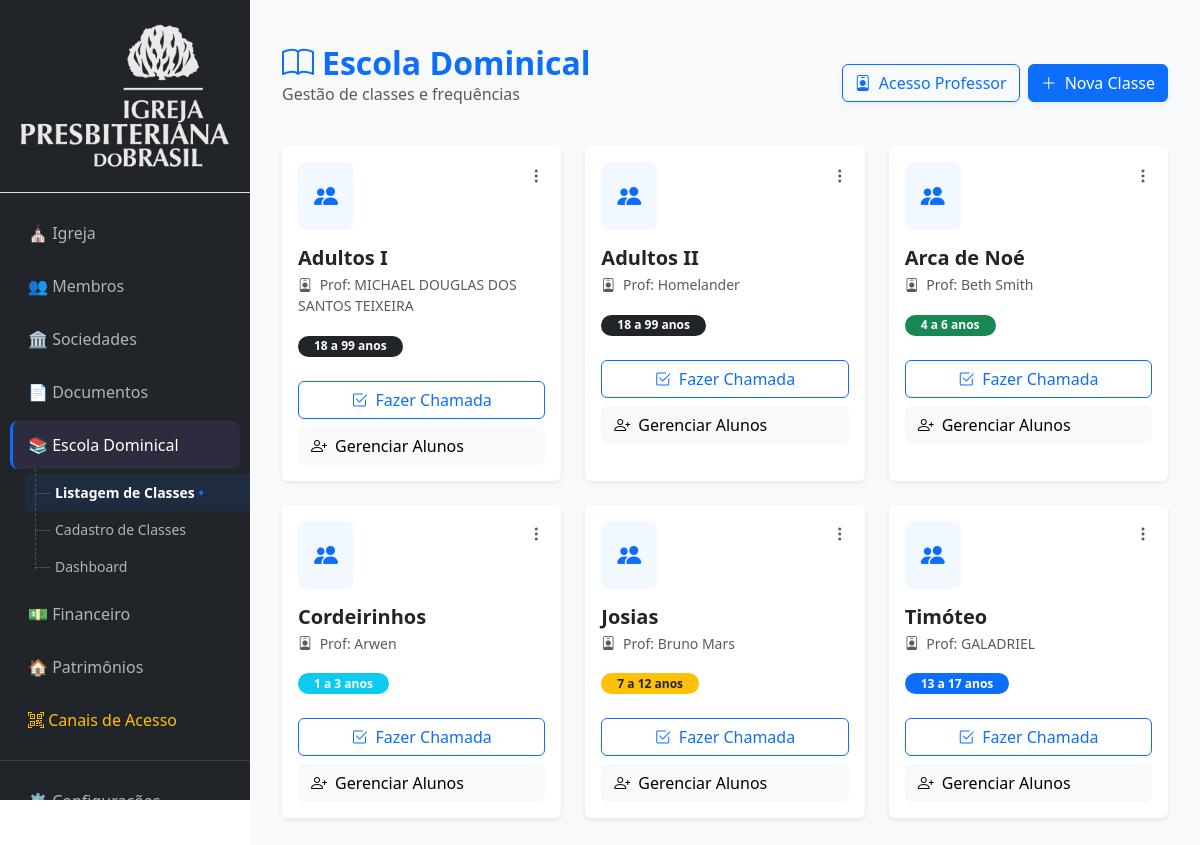
The app's page /escolaDominical (signed in) with its own data.
### tables this page shows
CREATE TABLE `classes_escola` (
  `classe_id` int(11) NOT NULL,
  `classe_igreja_id` int(11) DEFAULT NULL,
  `classe_nome` varchar(100) DEFAULT NULL,
  `classe_professor_id` int(11) DEFAULT NULL,
  `classe_idade_min` int(11) DEFAULT 0,
  `classe_idade_max` int(11) DEFAULT 99,
  `classe_senha` varchar(255) DEFAULT NULL
);

CREATE TABLE `membros` (
  `membro_id` int(11) NOT NULL,
  `membro_igreja_id` int(11) DEFAULT NULL,
  `membro_registro_interno` varchar(20) DEFAULT NULL,
  `membro_nome` varchar(150) DEFAULT NULL,
  `membro_data_nascimento` date DEFAULT NULL,
  `membro_genero` varchar(20) DEFAULT NULL,
  `membro_estado_civil` varchar(50) DEFAULT NULL,
  `membro_email` varchar(150) DEFAULT NULL,
  `membro_senha` varchar(255) DEFAULT NULL,
  `membro_telefone` varchar(20) DEFAULT NULL,
  `membro_data_batismo` date DEFAULT NULL,
  `membro_status` varchar(20) DEFAULT NULL,
  `membro_data_criacao` datetime DEFAULT NULL
);

### app/Controllers/EscolaDominicalController.php (called while the page is built, shortened)
<?php
class EscolaDominicalController extends Controller
{
    private $model;
    public function __construct()
    {
        $this->model = new EscolaDominical();
    }
	public function index() {
		$igrejaId = $_SESSION['usuario_igreja_id'];
		$classes = $this->model->getClassesByIgreja($igrejaId);
		$configuracoes = $this->model->listarConfiguracoes($igrejaId);
		$db = \App\Core\Database::getInstance();
		$stMembros = $db->prepare("SELECT membro_id, membro_nome FROM membros WHERE membro_igreja_id = ? ORDER BY membro_nome");
		$stMembros->execute([$igrejaId]);
		$membros = $stMembros->fetchAll(\PDO::FETCH_ASSOC);
		$this->view('escoladominical/index', [
			'classes' => $classes,
			'configuracoes' => $configuracoes,
			'membros' => $membros
		]);
	}
}

### app/Core/Router.php (called while the page is built, shortened)
<?php
require_once __DIR__ . '/Autoload.php';
class Router
{
    public function run()
    {
        $url = $this->getUrl();
		$method = $url[1] ?? 'index';
        $params = array_slice($url, 2);
        $controller = new $controllerClass();
        call_user_func_array([$controller, $method], $params);
    }
    private function getUrl()
    {
        if (!empty($_GET['url'])) {
            $url = rtrim($_GET['url'], '/');
            $url = filter_var($url, FILTER_SANITIZE_URL);
            return explode('/', $url);
        }
        return [];
    }
}

### public/index.php (called while the page is built, shortened)
<?php
$config = require '../config/app.php';
require_once '../app/Core/Router.php';
$router = new Router();
$router->run();

### app/Core/Autoload.php (called while the page is built, shortened)
<?php
spl_autoload_register(function ($class) {
    $prefix = 'App\\';
    $base_dir = __DIR__ . '/../';
    $len = strlen($prefix);
    $relative_class = substr($class, $len);
    $file = $base_dir . str_replace('\\', '/', $relative_class) . '.php';
});
require_once __DIR__ . '/../Helpers/url.php';

### config/database.php (called while the page is built)
<?php
return [
    'host'   => '127.0.0.1',
    'port'   => '3306',
    'dbname' => 'EKKLESIA',
    'user'   => 'root',
    'pass'   => 'NovaSenhaForteAqui',
];

### app/Core/Database.php (called while the page is built, shortened)
<?php
class Database
{
    private static ?PDO $instance = null;
    public static function getInstance(): PDO
    {
        if (self::$instance === null) {
            $config = require __DIR__ . '/../../config/database.php';
            $dsn = "mysql:host={$config['host']};port={$config['port']};dbname={$config['dbname']};charset=utf8mb4";
            try {
                self::$instance = new PDO(
                    $dsn,
                    $config['user'],
                    $config['pass'],
                    [
                        PDO::ATTR_ERRMODE => PDO::ERRMODE_EXCEPTION,
                        PDO::ATTR_DEFAULT_FETCH_MODE => PDO::FETCH_ASSOC,
                        PDO::ATTR_EMULATE_PREPARES => false,
                        PDO::MYSQL_ATTR_INIT_COMMAND => "SET time_zone = '-03:00'"
                    ]
                );
            } catch (PDOException $e) {
                die("Erro ao conectar no banco: " . $e->getMessage());
            }
        }
        return self::$instance;
    }
}

### app/Models/EscolaDominical.php (called while the page is built, shortened)
<?php
class EscolaDominical
{
    private $db;
    public function __construct()
    {
        $this->db = Database::getInstance();
    }
    public function getClassesByIgreja($igrejaId)
    {
        $sql = "SELECT c.*, m.membro_nome as professor_nome
                FROM classes_escola c
                LEFT JOIN membros m ON c.classe_professor_id = m.membro_id
                WHERE c.classe_igreja_id = ?
                ORDER BY c.classe_nome ASC";
        $stmt = $this->db->prepare($sql);
        $stmt->execute([$igrejaId]);
        return $stmt->fetchAll(PDO::FETCH_ASSOC);
    }
}

### config/app.php (called while the page is built)
<?php
return [
    'base_path' => '/',
    'base_url' => 'http://ekklesia.local/'
];

### app/Helpers/url.php (called while the page is built, shortened)
<?php
function base_path()
{
    static $base = null;
    if ($base === null) {
        $config = require __DIR__ . '/../../config/app.php';
        $base = rtrim($config['base_path'], '/');
    }
    return $base;
}
function url($path = '')
{
    return base_path() . '/' . ltrim($path, '/');
}
function full_url($path = '')
{
    static $baseUrl = null;
    if ($baseUrl === null) {
        $config = require __DIR__ . '/../../config/app.php';
        $baseUrl = rtrim($config['base_url'], '/');
    }
    return $baseUrl . '/' . ltrim($path, '/');
}

### app/Views/paginas/escoladominical/index.php (the view, shortened to what this page needs)
<div class="container-fluid py-4">
    <div class="d-flex justify-content-between align-items-center mb-4">
        <div>
            <h2 class="fw-bold text-primary mb-0"><i class="bi bi-book me-2"></i>Escola Dominical</h2>
            <p class="text-muted">Gestão de classes e frequências</p>
        </div>
        <div class="d-flex gap-2">
<button type="button" class="btn btn-outline-primary shadow-sm"
        id="btnAcessoProfessor"
        data-bs-toggle="modal"
        data-bs-target="#modalQrAcesso">
    <i class="bi bi-person-badge me-2"></i>Acesso Professor
</button>
            <button type="button" class="btn btn-primary shadow-sm" data-bs-toggle="modal" data-bs-target="#modalNovaClasse">
                <i class="bi bi-plus-lg me-2"></i>Nova Classe
            </button>
        </div>
    </div>
    <div class="row g-4">
        <?php if (!empty($classes)): ?>
            <?php foreach ($classes as $classe): ?>
                <div class="col-12 col-md-6 col-lg-4">
                    <div class="card h-100 border-0 shadow-sm hover-shadow transition">
                        <div class="card-body">
                            <div class="d-flex justify-content-between align-items-start mb-3">
                                <div class="bg-light-primary p-3 rounded-3">
                                    <i class="bi bi-people-fill fs-4 text-primary"></i>
                                </div>
								<div class="dropdown">
									<button class="btn btn-link text-muted p-0" data-bs-toggle="dropdown">
										<i class="bi bi-three-dots-vertical"></i>
									</button>
								</div>
                            </div>
                            <h5 class="card-title fw-bold mb-1"><?= $classe['classe_nome'] ?></h5>
                            <p class="text-muted small mb-3">
                                <i class="bi bi-person-badge me-1"></i> Prof: <?= $classe['professor_nome'] ?? 'Não definido' ?>
                            </p>
							<div class="mb-4">
								<?php
									$cor = "bg-secondary";
									if($classe['classe_idade_min'] <= 3) $cor = "bg-info";
									elseif($classe['classe_idade_min'] <= 6) $cor = "bg-success";
									elseif($classe['classe_idade_min'] <= 12) $cor = "bg-warning text-dark";
									elseif($classe['classe_idade_min'] <= 17) $cor = "bg-primary";
									else $cor = "bg-dark";
								?>
								<span class="badge <?= $cor ?> rounded-pill px-3">
									<?= $classe['classe_idade_min'] ?> a <?= $classe['classe_idade_max'] ?> anos
								</span>
							</div>
                            <div class="d-grid gap-2">
                                <a href="<?= url('escolaDominical/chamada/' . $classe['classe_id']) ?>" class="btn btn-outline-primary">
                                    <i class="bi bi-check2-square me-2"></i>Fazer Chamada
                                </a>
                                <button type="button"
                                    class="btn btn-light btn-gerenciar-alunos"
                                    data-id="<?= $classe['classe_id'] ?>">
                                    <i class="bi bi-person-plus me-2"></i>Gerenciar Alunos
                                </button>
                            </div>
                        </div>
                    </div>
                </div>
            <?php endforeach; ?>
        <?php endif; ?>
    </div>
</div>

### app/Views/paginas/escoladominical/index.php (style rules this page uses)
.btn-gerenciar-alunos { cursor: pointer; width: 100%; text-align: left; }
.bg-light-primary { background-color: rgba(13, 110, 253, 0.1); }
.transition { transition: all 0.3s ease; }
.bg-light-primary { background-color: rgba(13, 110, 253, 0.05); }

### records on screen
classes_escola: classe_nome "Adultos I", membros.membro_nome "MICHAEL DOUGLAS DOS SANTOS TEIXEIRA", classe_idade_min "18", classe_idade_max "99"
classes_escola: classe_nome "Adultos II", membros.membro_nome "Homelander", classe_idade_min "18", classe_idade_max "99"
classes_escola: classe_nome "Arca de Noé", membros.membro_nome "Beth Smith", classe_idade_min "4", classe_idade_max "6"
classes_escola: classe_nome "Cordeirinhos", membros.membro_nome "Arwen", classe_idade_min "1", classe_idade_max "3"
classes_escola: classe_nome "Josias", membros.membro_nome "Bruno Mars", classe_idade_min "7", classe_idade_max "12"
classes_escola: classe_nome "Timóteo", membros.membro_nome "GALADRIEL", classe_idade_min "13", classe_idade_max "17"
